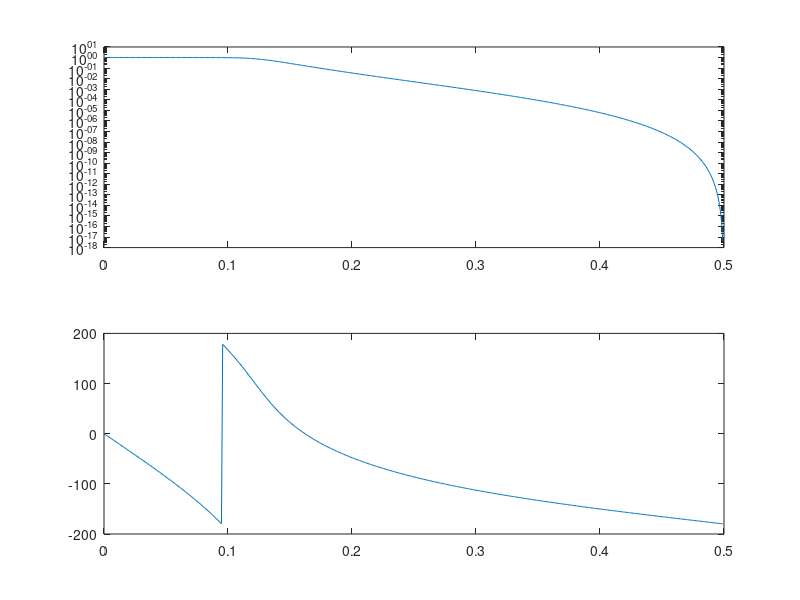

The MATLAB script that drew this image:


% Decimation code 

load('project.mat')


Ts = t(2); 
Fs = 1/Ts; 

%% Decimate x by a factor of 4 (BW is now 20 KHz/4 = 5 kHz

Fn_new  = Fs/4; 
% Design a low-pass Butterworth filter

[B,A] = butter(6,Fn_new/Fs); 

% compute the filter frequency response 
[H,wout] = freqz(B, A);

%freqs(B,A)                  % Plot frequency response

figure(1)
subplot(211), semilogy(wout/2/pi,abs(H))
subplot(212), plot(wout/2/pi,180/pi*angle(H))



xf = filter(B,A,x); 
xf = xf(1:4:end); 


% change the corner frequency and the skipping points 
